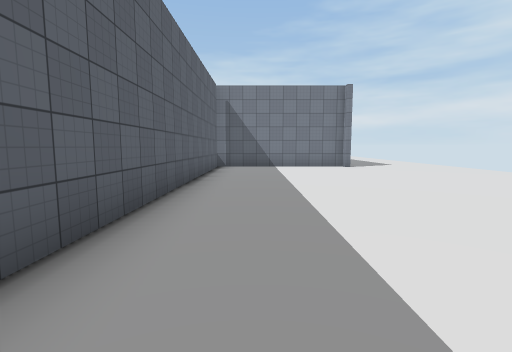
[1] (above)

22 first-person views from a walk through a Unity game level. The camera is 1.5 m above the floor, tilts 6° down and sees 85° across. The floor is counted in squares, 2 m on a side. Each view is taken from the middle of a square. On the plan, view 1 faces up. The plan holds only what a view shows up to about 10 squares ahead; the rest is blank. The place goes on beyond the plan. Some surface patterns are stand-ins.

[2]
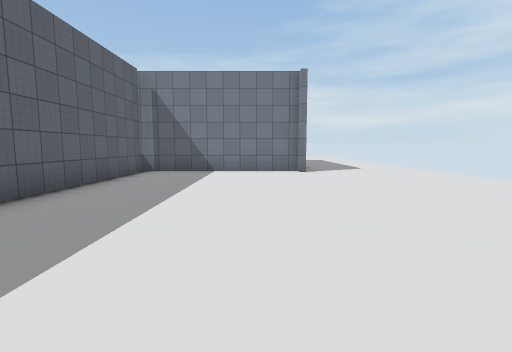

[3]
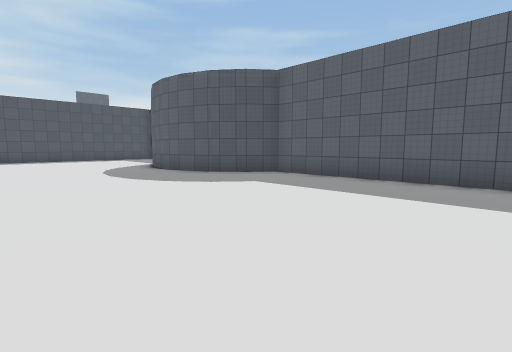

[4]
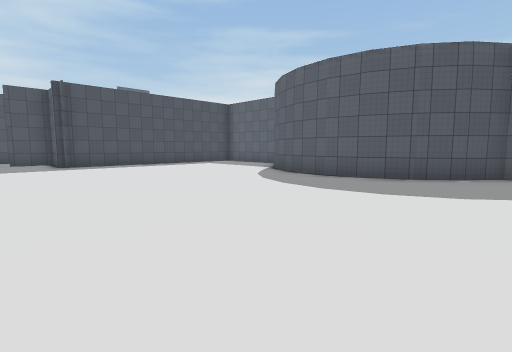

[5]
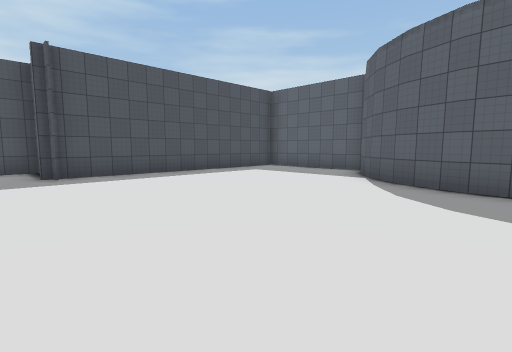

[6]
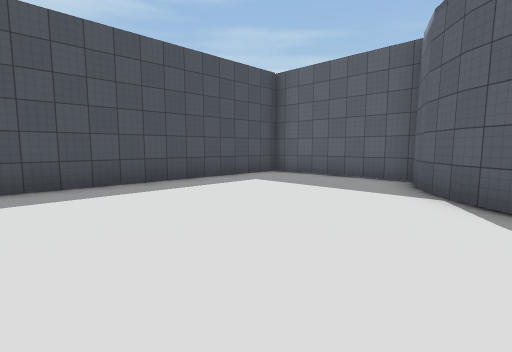

[7]
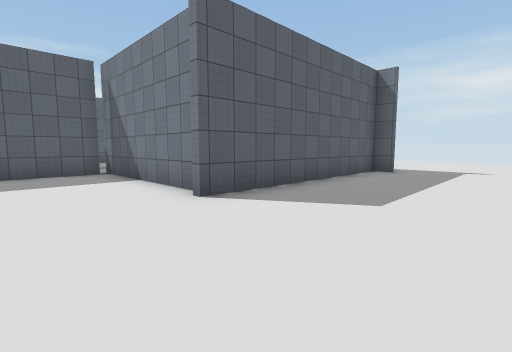

[8]
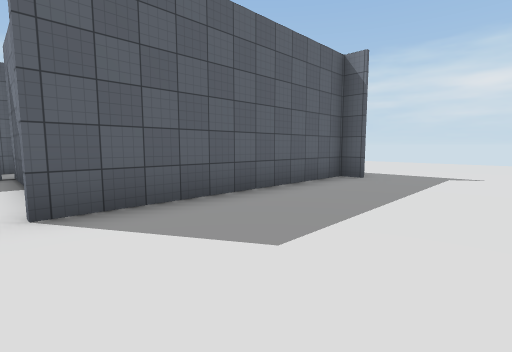

[9]
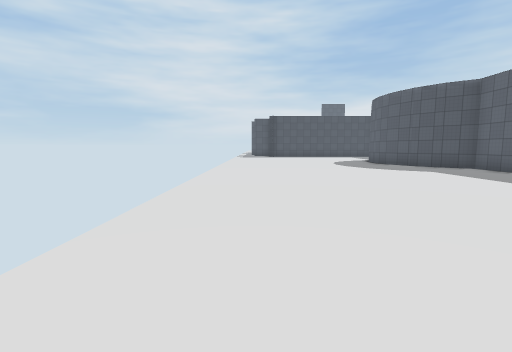

[10]
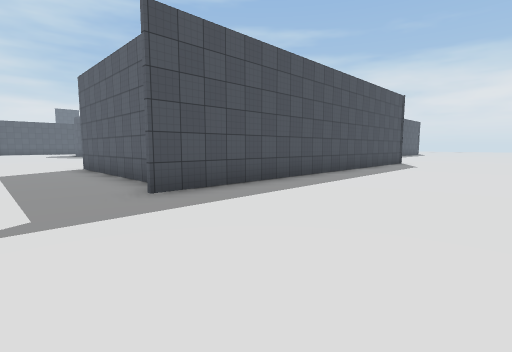

[11]
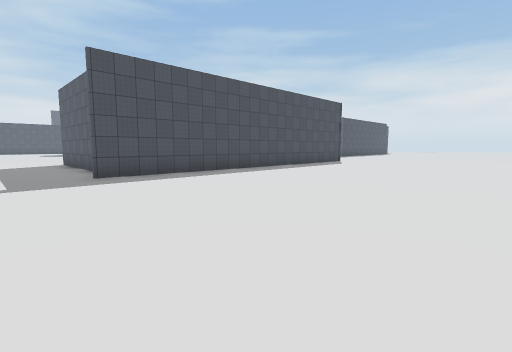

[12]
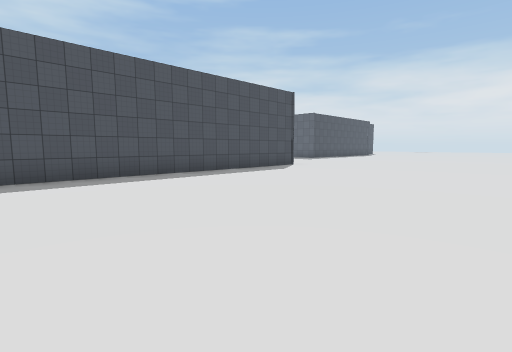

[13]
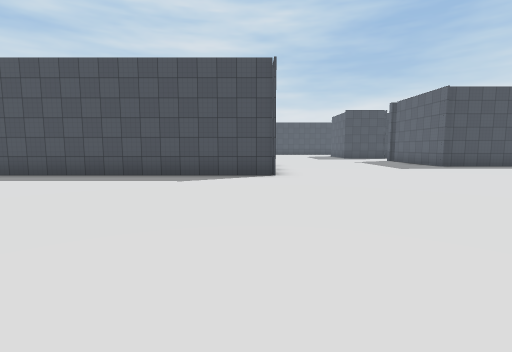

[14]
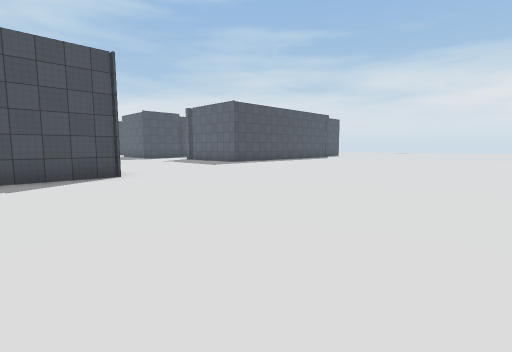

[15]
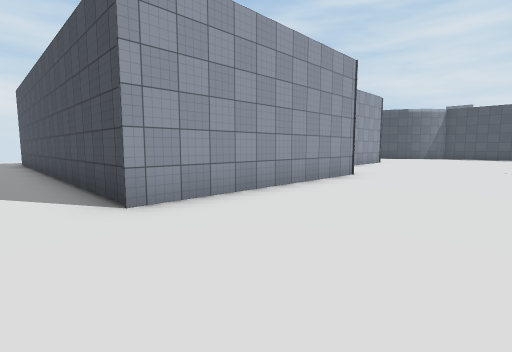

[16]
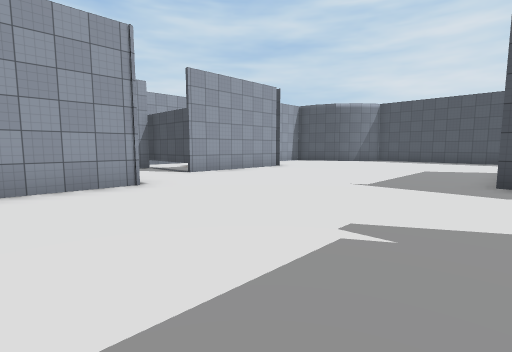

[17]
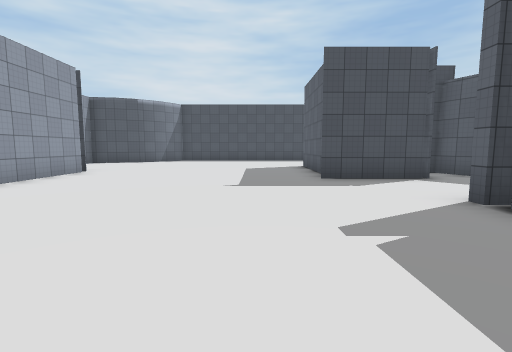

[18]
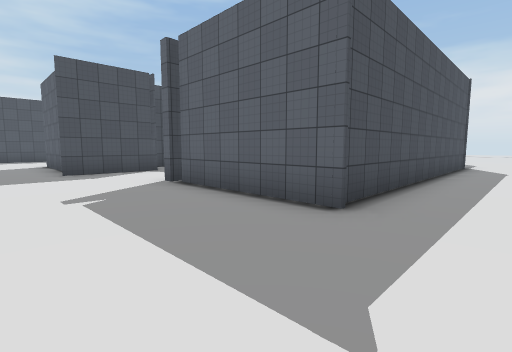

[19]
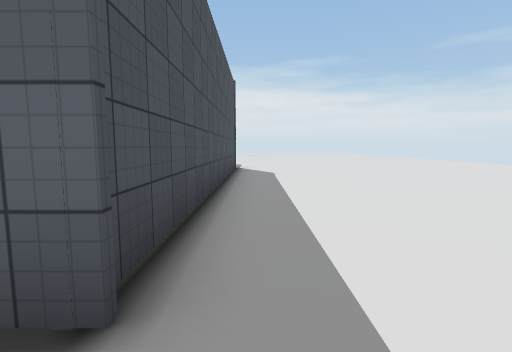

[20]
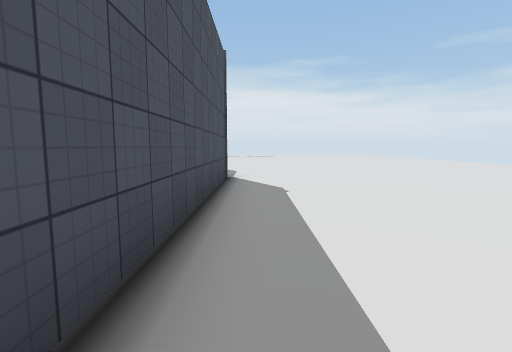

[21]
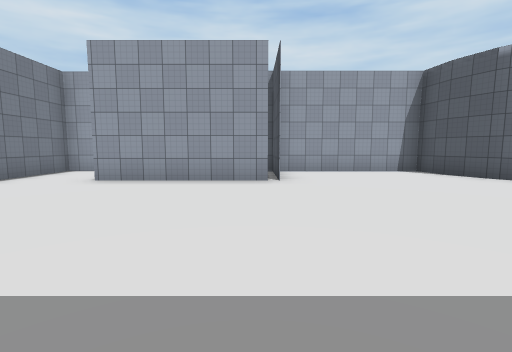

[22]
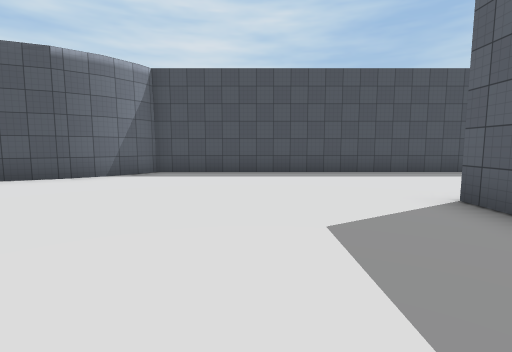

### Floor plan
Points are (right, up) in squares from view 1. A wall is a line through its corners. A room is listed if a view was taken in it or the views show most of it. See-through windows are left out.
Room 1 (views 1, 2, 3, 4, 5, 6, 7, 8, 9)
walls: (-0.1, -1.8) (0.4, -3); (-0.7, -1) (0, -1.9); (0.3, -2.8) (0.5, -4); (0.5, -3.8) (0.4, -5.1); (0.4, -4.9) (-0.1, -6); (0, -5.9) (-0.7, -6.8); (-0.6, -6.7) (-1.6, -7.5); (-1.4, -7.3) (-2.4, -7.8); (3.4, 10.6) (-1.8, 10.6); (-1.4, 10.5) (-1.4, -0.5) (-0.6, -1.1); (-2.7, -7.8) (-2.7, -11.8) (5, -11.8); (4.1, 16.6) (3.5, 16.6) (3.5, 10.2)
ways out: opening at (6, 15.3) to room 2
Room 2 (views 10, 11, 12, 13, 14, 15, 16, 17, 18, 19, 20, 21, 22)
walls: (-14.1, 13.5) (-14.1, 9.6); (-7.5, 16.9) (-7.5, 16); (-7.5, 10.6) (-7.5, 16.7) (4.1, 16.7); (-15.1, 6.4) (-12.5, 6.4); (-3.4, 8.6) (-3.4, 10.8) (-5.8, 10.8); (-12.8, 5.2) (-12.8, 2.1); (-16.6, 5.9) (-16.2, 5.1); (-5.8, 4.6) (-5.8, 8.6) (-3.1, 8.6); (-5.9, 4.5) (-3.5, 4.5); (-23, 13.2) (-14, 13.2); (-4.5, -0.1) (-3.4, 0.1) (-3.4, 4.6); (-5.5, -0.5) (-4.4, -0.1); (-6.3, -1.1) (-5.4, -0.5); (-6.9, -1.9) (-6.2, -1); (-16.2, -2.3) (-7, -2.3)
ways out: opening at (6, 15.3) to room 1

Where each view was taken, in squares from view 1:
view 1: 0 up, 0 right, facing up
view 2: 2 up, 2 right, facing up
view 3: 5 up, 5 right, facing down-left
view 4: 0 up, 7 right, facing down-left
view 5: 4 down, 6 right, facing down-left
view 6: 6 down, 4 right, facing down-left
view 7: 8 up, 7 right, facing up-left
view 8: 10 up, 7 right, facing up-left
view 9: 9 up, 6 right, facing down
view 10: 21 up, 6 right, facing down-left
view 11: 24 up, 6 right, facing down-left
view 12: 24 up, 2 right, facing down-left
view 13: 24 up, 7 left, facing down
view 14: 24 up, 5 left, facing down-left
view 15: 18 up, 11 left, facing down-right
view 16: 13 up, 13 left, facing down-right
view 17: 13 up, 11 left, facing down
view 18: 15 up, 11 left, facing down-left
view 19: 14 up, 13 left, facing left
view 20: 14 up, 16 left, facing left
view 21: 5 up, 12 left, facing right
view 22: 6 up, 10 left, facing down
